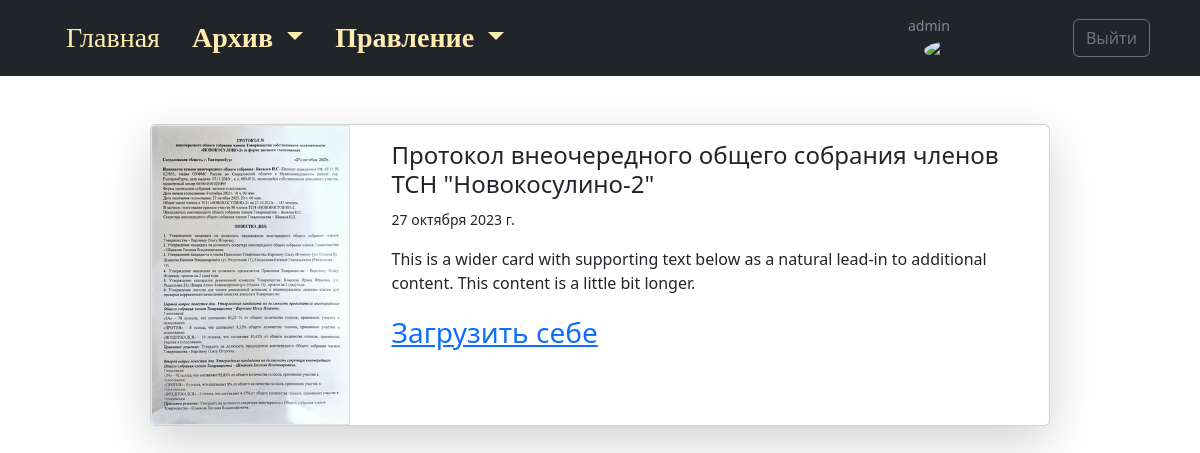
Screenshot of /docu/ (signed in) with the database file from the repository.
### app_docu/models.py (models this page shows, shortened)
class LoadedDocuments(models.Model):
    title = models.CharField(max_length=100, blank=True,
                             null=True, verbose_name='Заголовок')
    date = models.CharField(max_length=50, blank=True,
                             null=True, verbose_name='Дата документа')
    file_docu = models.FileField(upload_to='documents/%Y/%m/%d/',
                                 verbose_name='Файл')
    icon = models.ImageField(
        upload_to='documents/%Y/%m/%d/', blank=True, null=True, verbose_name='Иконка')
    class Meta:
        verbose_name = 'Загруженный документ'
        verbose_name_plural = 'Загруженные документы'

### app_docu/views.py (the view)
# urls.py: path('', documents, name='documents'),
def documents(request):
    file = LoadedDocuments.objects.all()
    context = {
        "file": file,
        'title': 'Загрузка документов'
    }
    return render(request, "app_docu/documents.html", context)

### app_docu/templates/app_docu/documents.html (shortened to what this page needs)
{% extends "app_core/base.html" %} {% load static %} {% block content %}
<div class="container my-5">
  {% for post in file %}
  <div class="card shadow-lg my-5 mx-auto" style="max-width: 900px">
    <div class="row g-0">
      <a
        href="{% url 'under_construction' %}"
        class="col-md-4 col-lg-3 d-flex d-md-inline-flex justify-content-center justify-content-md-start"
      >
        <img
          src="{{ post.icon.url }}"
          class="rounded-md-start border mt-3 mt-md-0"
          style="max-height: 300px"
          alt="иконка документа"
        />
      </a>
      <div class="col-md-8 col-lg-9">
        <div class="card-body">
          <h4 class="card-title">{{post.title}}</h4>
          <p class="card-text">
            <small class="text-body-secondary">{{post.date}}</small>
          </p>
          <p class="card-text">
            This is a wider card with supporting text below as a natural lead-in
            to additional content. This content is a little bit longer.
          </p>
          <a
            href="{{post.file_docu.url}}"
            download="{{post.file_docu.url}}"
            class="download-link fs-3"
            >Загрузить себе</a
          >
        </div>
      </div>
    </div>
  </div>
  {% endfor %}
</div>
{% endblock content %}

### app_core/templates/app_core/base.html (shortened to what this page needs)
<!DOCTYPE html>
<html lang="en">
  <head>
    {% load static %}
    <link rel="stylesheet" href="{% static 'app_core/css/fonts.css' %}" />
    <link
      href="{% static 'app_core/vendor/fontawesome-free/css/all.min.css' %}"
      rel="stylesheet"
      type="text/css"
    />
    <link
      href="{% static 'app_core/css/sb-admin-2.min.css' %}"
      rel="stylesheet"
    />
    <link
      href="https://cdn.jsdelivr.net/npm/bootstrap@5.2.3/dist/css/bootstrap.min.css"
      rel="stylesheet"
    />
    <link href="{% static 'app_core/css/my_styles.css' %}" rel="stylesheet" />
    <link
      href="https://cdn.jsdelivr.net/npm/jarallax@2/dist/jarallax.min.css"
      rel="stylesheet"
    />
  </head>
  <body>
    <nav class="navbar navbar-expand-lg px-3 navbar-dark bg-dark">
      <div class="container-lg">
        <div class="collapse navbar-collapse" id="navbarText">
          <ul class="navbar-nav me-auto mb-2 mb-lg-0">
            <li class="nav-item">
              <a
                class="nav-link active me-3 fs-3 transform"
                style="color: #ffecb3; font-family: Lobster"
                aria-current="page"
                href="{% url 'home' %}"
                >Главная
              </a>
            </li>
            <li class="nav-item dropdown">
              <a
                class="nav-link dropdown-toggle fs-3 me-3 transform"
                style="color: #ffecb3; font-family: Lobster"
                href="#"
                role="button"
                data-bs-toggle="dropdown"
                aria-expanded="false"
              >
                <strong>Архив</strong>
              </a>
            </li>
            <li class="nav-item dropdown">
              <a
                class="nav-link dropdown-toggle fs-3 me-3 transform"
                style="color: #ffecb3; font-family: Lobster"
                href="#"
                role="button"
                data-bs-toggle="dropdown"
                aria-expanded="false"
              >
                <strong>Правление</strong>
              </a>
            </li>
          </ul>
          {% if request.user.is_authenticated %}
          <div
            class="d-flex align-items-center justify-content-between"
            style="width: 250px"
          >
            <div class="d-none d-lg-inline">
              <span class="d-none d-lg-inline text-gray-600 small"
                >{{ request.user }}</span
              >
              <img
                class="img-profile d-none d-lg-inline rounded-circle ml-3"
                src="{% static 'app_core/img/undraw_profile.svg' %}"
                alt="user's icon"
              />
            </div>
            <div class="m-2">
              <a class="btn btn-outline-secondary" href="{% url 'logout' %}">
                Выйти
              </a>
            </div>
          </div>
          {% else %}
          <div class="row m-2">
            <a class="btn btn-outline-secondary" href="{% url 'login' %}">
              Войти
            </a>
          </div>
          {% endif %}
        </div>
      </div>
    </nav>
    {% block content %} {% endblock content %}
  </body>
</html>

### app_core/static/app_core/css/my_styles.css (style rules this page uses)
.img-profile { height: 2rem; width: 2rem; }

### rows the page displays
LoadedDocuments: icon (picture), title "Протокол внеочередного общего собрания членов ТСН \"Новокосулино-2\"", date "27 октября 2023 г."

### other values shown
{{ request.user }} "admin"
